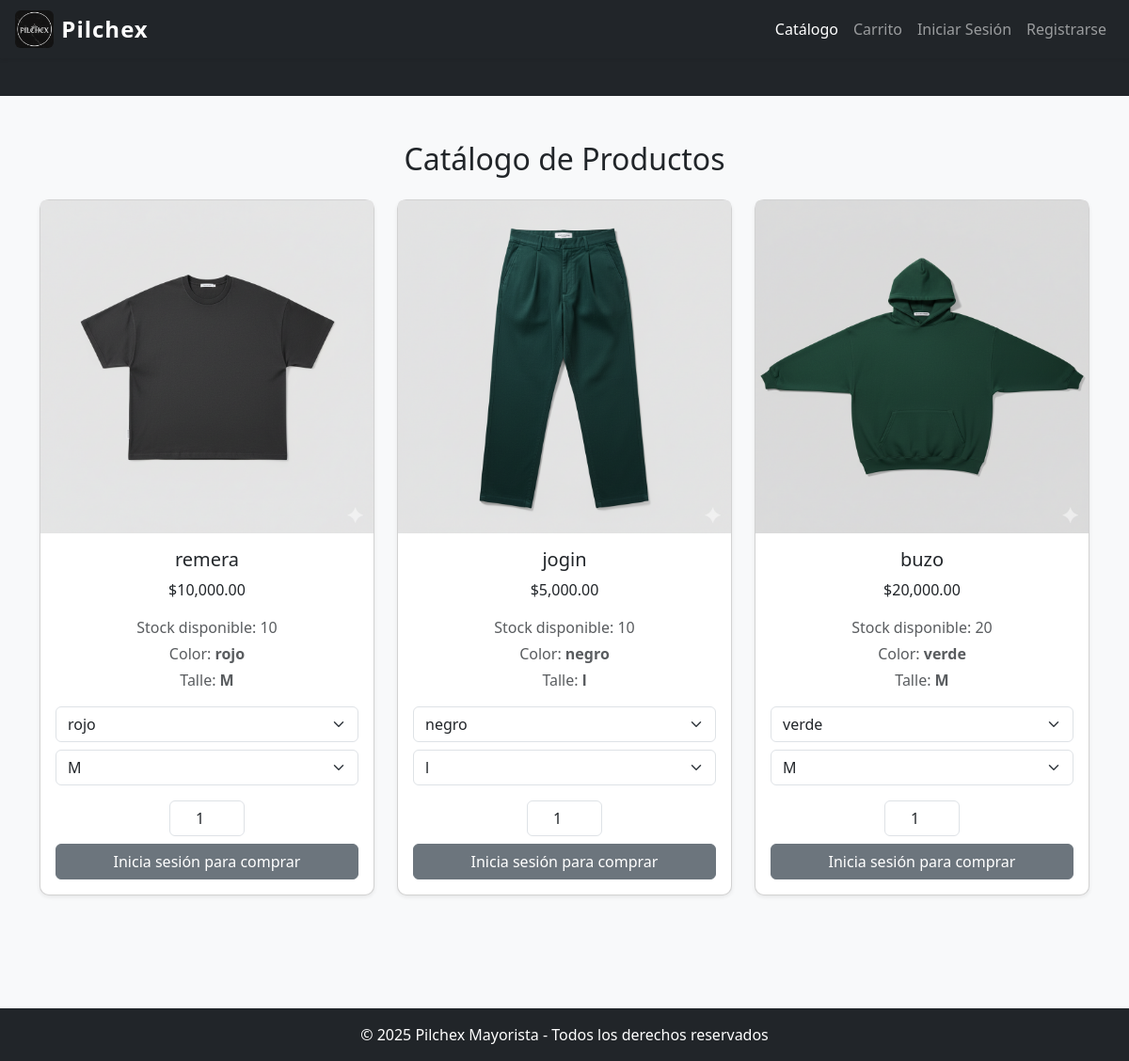
The app's page /TP-final-ropa-main/TP_FINAL_ROPA/productos.php with its own data.
### tables this page shows
CREATE TABLE `productos` (
  `id` int(11) NOT NULL,
  `nombre` varchar(100) DEFAULT NULL,
  `descripcion` text DEFAULT NULL,
  `precio` decimal(10,2) DEFAULT NULL,
  `imagen` varchar(255) DEFAULT NULL,
  `stock` int(11) NOT NULL DEFAULT 0,
  `color` varchar(100) DEFAULT NULL,
  `talle` varchar(100) DEFAULT NULL
);

### TP-final-ropa-main/TP_FINAL_ROPA/productos.php (the view, shortened to what this page needs)
<?php
include("conexion.php");
$usuario_logueado = isset($_SESSION['usuario_id']);
$resultado = $conn->query("SELECT * FROM productos");
?>
<!DOCTYPE html>
<html lang="es">
<head>
  <link href="https://cdn.jsdelivr.net/npm/bootstrap@5.3.3/dist/css/bootstrap.min.css" rel="stylesheet">
  <link href="style.css" rel="stylesheet">
</head>
<body>
<nav class="navbar navbar-expand-lg navbar-dark bg-dark shadow-sm">
  <div class="container-fluid px-3">
    <a class="navbar-brand d-flex align-items-center" href="index.php">
      <img src="pilchex.png" alt="Logo Pilchex">
      <span>Pilchex</span>
    </a>
    <div class="collapse navbar-collapse" id="navbarNav">
      <ul class="navbar-nav ms-auto">
        <li class="nav-item"><a class="nav-link active" href="productos.php">Catálogo</a></li>
        <li class="nav-item"><a class="nav-link" href="carrito.php">Carrito</a></li>
        <?php if ($usuario_logueado): ?>
          <?php if ($_SESSION['usuario_rol'] === 'empleado' || $_SESSION['usuario_rol'] === 'admin'): ?>
            <li class="nav-item"><a class="nav-link" href="panel_empleado.php">Panel</a></li>
          <?php endif; ?>
          <li class="nav-item"><a class="nav-link text-success fw-bold" href="#">👤 <?= htmlspecialchars($_SESSION['usuario_nombre']) ?></a></li>
          <li class="nav-item"><a class="nav-link text-danger" href="logout.php">Cerrar Sesión</a></li>
        <?php else: ?>
          <li class="nav-item"><a class="nav-link" href="login.php">Iniciar Sesión</a></li>
          <li class="nav-item"><a class="nav-link" href="registro.php">Registrarse</a></li>
        <?php endif; ?>
      </ul>
    </div>
  </div>
</nav>
<div class="marquesina bg-dark text-white text-center py-2">
  <span>🧾 MÍNIMO DE COMPRA $100.000 - PILCHEX MAYORISTA DE ROPA 🧾 - ENVÍO A TODO EL PAÍS 🌐</span>
</div>
<div class="container py-5">
  <h2 class="text-center mb-4">Catálogo de Productos</h2>
  <div class="row">
    <?php while ($row = $resultado->fetch_assoc()): ?>
      <div class="col-md-4 mb-4">
        <div class="card shadow-sm">
          <?php
           $img = trim($row['imagen']);
            if (!empty($img) && strpos($img, 'uploads/') === 0 && file_exists($img)) {
                $src = $img;
            }
            elseif (filter_var($img, FILTER_VALIDATE_URL)) {
                $src = $img;
            }
            else {
                $src = "https://via.placeholder.com/300x200?text=Sin+Imagen";
            }
          ?>
          <img src="<?= htmlspecialchars($src) ?>" class="card-img-top" alt="<?= htmlspecialchars($row['nombre']) ?>">
          <div class="card-body text-center">
            <h5 class="card-title"><?= htmlspecialchars($row['nombre']) ?></h5>
            <p class="card-text">$<?= number_format($row['precio'], 2) ?></p>
            <p class="text-muted mb-1">Stock disponible: <?= $row['stock'] ?></p>
            <p class="text-muted mb-1">Color: <strong><?= htmlspecialchars($row['color']) ?></strong></p>
            <p class="text-muted mb-3">Talle: <strong><?= htmlspecialchars($row['talle']) ?></strong></p>
            <form method="POST" class="mt-2">
              <select name="color" class="form-select mb-2" required>
                <option value="<?= htmlspecialchars($row['color']) ?>"><?= htmlspecialchars($row['color']) ?></option>
              </select>
              <select name="talle" class="form-select mb-3" required>
                <option value="<?= htmlspecialchars($row['talle']) ?>"><?= htmlspecialchars($row['talle']) ?></option>
              </select>
              <div class="mb-2">
                <input type="number" name="cantidad" value="1" min="1" max="<?= $row['stock'] ?>" class="form-control text-center" style="width:80px;margin:auto;">
              </div>
              <?php if ($row['stock'] > 0): ?>
                <?php if ($usuario_logueado): ?>
                  <button type="submit" name="agregar" class="btn btn-dark w-100">
                    Agregar al carrito
                  </button>
                <?php else: ?>
                  <a href="login.php" class="btn btn-secondary w-100">Inicia sesión para comprar</a>
                <?php endif; ?>
              <?php else: ?>
                <button class="btn btn-secondary w-100" disabled>Sin stock</button>
              <?php endif; ?>
            </form>
          </div>
        </div>
      </div>
    <?php endwhile; ?>
  </div>
</div>
<footer class="bg-dark text-white text-center py-3 mt-5">
  © 2025 Pilchex Mayorista - Todos los derechos reservados
</footer>
</body>
</html>

### TP-final-ropa-main/TP_FINAL_ROPA/style.css (style rules this page uses)
body { background-color: #f8f9fa; }
.navbar-brand { font-weight: bold; }
.marquesina { background: #343a40; color: #e9ecef; font-weight: 500; font-size: 0.9rem; padding: 6px 0; overflow: hidden; white-space: nowrap; border-bottom: 2px solid #212529; }
.marquesina span { display: inline-block; padding-left: 100%; animation: moverTexto 25s linear infinite; }
footer { background: #212529; color: white; padding: 20px 0; text-align: center; margin-top: 50px; }
.navbar-brand img { height: 40px; width: auto; margin-right: 8px; border-radius: 6px; }
.navbar-brand { font-size: 1.5rem; font-weight: bold; letter-spacing: 1px; }
.navbar { padding-top: 6px; padding-bottom: 6px; }
.card { border-radius: 10px; }

### records on screen
productos: imagen (picture), nombre "remera", precio "10,000.00", stock "10", color "rojo", talle "M", shows "Inicia sesión para comprar"
productos: imagen (picture), nombre "jogin", precio "5,000.00", stock "10", color "negro", talle "l", shows "Inicia sesión para comprar"
productos: imagen (picture), nombre "buzo", precio "20,000.00", stock "20", color "verde", talle "M", shows "Inicia sesión para comprar"
